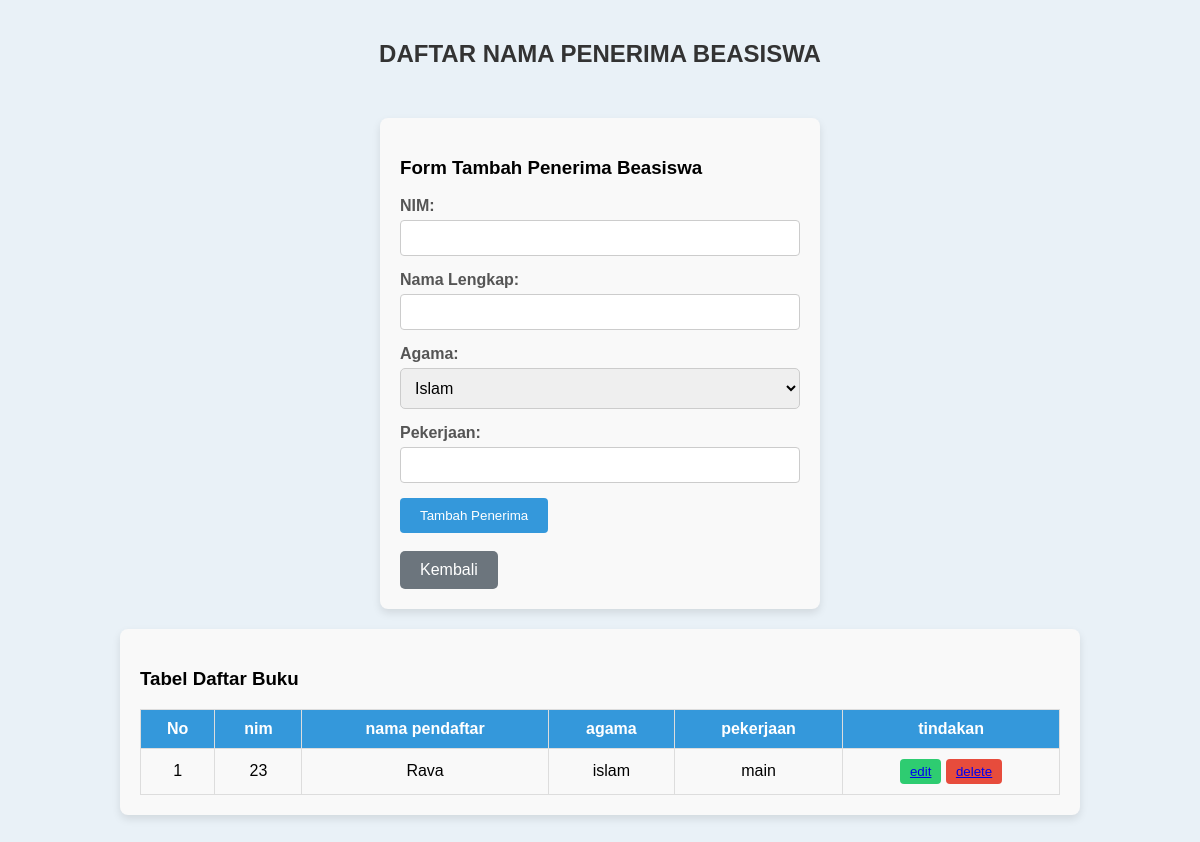
/tambah.php, run on an earlier commit of the app's database.
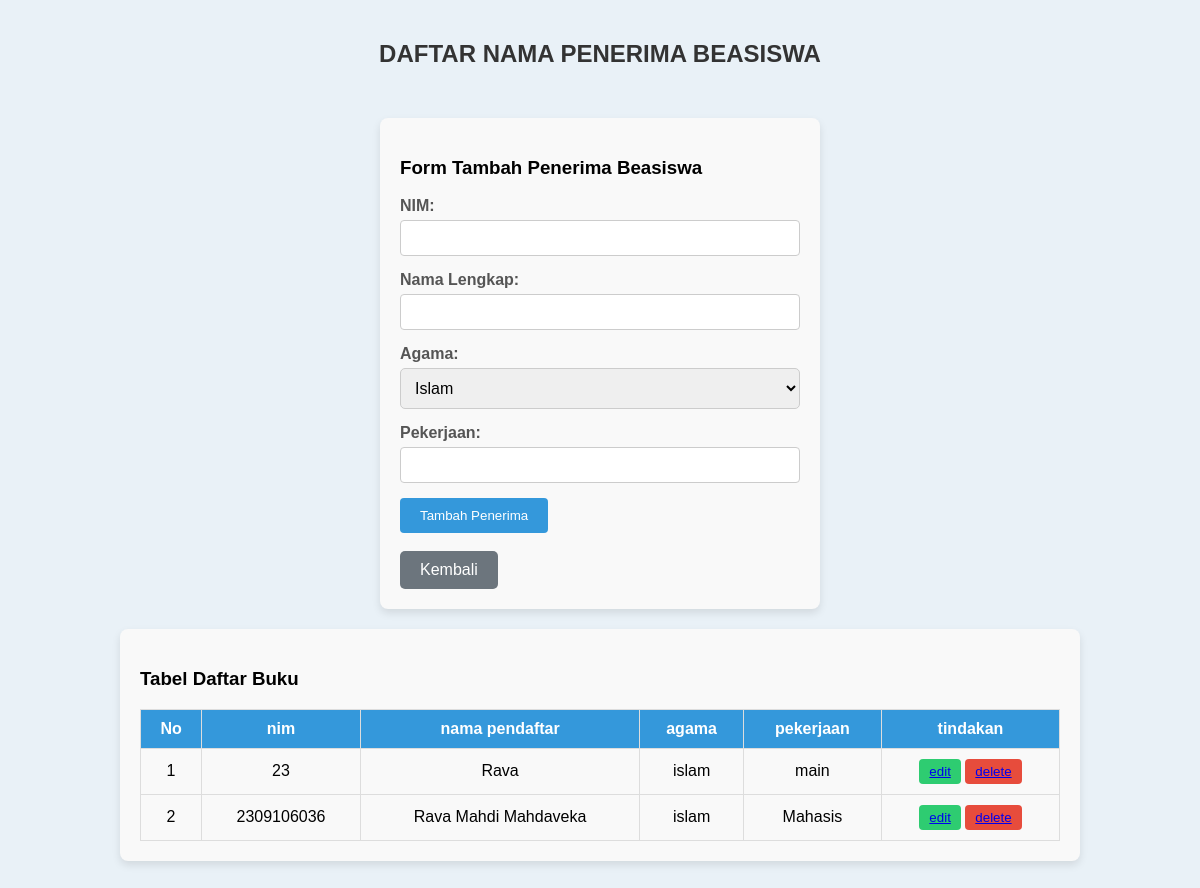
And on a later commit of the database.
### tables this page shows
CREATE TABLE `data_pendaftar` (
  `id` int NOT NULL,
  `nim` varchar(10) NOT NULL,
  `nama` text NOT NULL,
  `agama` varchar(50) NOT NULL,
  `pekerjaan` varchar(100) NOT NULL
);

### tambah.php (the view, shortened to what this page needs)
<?php
require 'koneksi.php';
$query = "SELECT * FROM data_pendaftar";
$apa = mysqli_query($koneksi, $query);
$daftar = [];
while($row = mysqli_fetch_assoc($apa)) {
  $daftar[] = $row;
}
?>
<!DOCTYPE html>
<html lang="id">
<head>
    <link rel="stylesheet" href="style/buat.css">
</head>
<body>
<div class="container">
        <h2>DAFTAR NAMA PENERIMA BEASISWA</h2>
        <div class="form-container">
            <h3>Form Tambah Penerima Beasiswa</h3>
            <form action="tambah.php" method="POST">
                <div class="form-group">
                    <label for="nim">NIM:</label>
                    <input type="text" id="nim" name="nim" required>
                </div>
                <div class="form-group">
                    <label for="nama">Nama Lengkap:</label>
                    <input type="text" id="nama" name="nama" required>
                </div>
                <div class="form-group">
                    <label for="agama">Agama:</label>
                    <select id="agama" name="agama" required>
                        <option value="islam">Islam</option>
                    </select>
                </div>
                <div class="form-group">
                    <label for="pekerjaan">Pekerjaan:</label>
                    <input type="text" id="pekerjaan" name="pekerjaan" required>
                </div>
                <input type="submit" value="Tambah Penerima" name="submit" class="button" >
            </form>
            <br>
            <a href="index.php" class="back-btn">Kembali</a>
        </div>
    </body>
<div class="table-container">
            <h3>Tabel Daftar Buku</h3>
            <table>
                <thead>
                    <tr>
                        <th>No</th>
                        <th>nim</th>
                        <th>nama pendaftar</th>
                        <th>agama</th>
                        <th>pekerjaan</th>
                        <th>tindakan</th>
                    </tr>
                </thead>
                <tbody>
                <?php $i = 1; foreach($daftar as $data) : ?>
                    <tr>
                        <td><?php echo $i; ?> </td>
                        <td><?php echo $data ['nim'];?></td>
                        <td><?php echo $data ['nama'];?></td>
                        <td><?php echo $data ['agama'];?></td>
                        <td><?php echo $data ['pekerjaan'];?></td>
                        <td class="action-buttons">
                        <button class="edit-btn"><a href="update.php?id=<?php echo $data['id'] ?>">edit</a></button>
                            <button class="delete-btn"><a href="delete.php?id=<?php echo $data['id'] ?>" onclick="return confirm('Yakin untuk menghapus data ini?')">delete</a></button>
                        </td>
                    </tr>
                    <?php $i++; endforeach ?>
                </tbody>
            </table>
        </div>
</body>
</html>

### style/buat.css (style rules this page uses)
body { font-family: Arial, sans-serif; background-color: #f4f4f4; margin: 0; padding: 0; }
.form-container { width: 400px; margin: 50px auto; padding: 20px; background-color: #ffffff; box-shadow: 0 0 10px rgba(0, 0, 0, 0.1); border-radius: 8px; }
h2 { text-align: center; color: #333; }
.form-group { margin-bottom: 15px; }
.form-group label { display: block; margin-bottom: 5px; color: #555; }
.form-group input, .form-group select { width: 100%; padding: 10px; border: 1px solid #ccc; border-radius: 5px; font-size: 16px; }
.back-btn { display: inline-block; padding: 10px 20px; background-color: #6c757d; color: white; border-radius: 5px; text-decoration: none; text-align: center; }
body { font-family: Arial, sans-serif; background-color: #e9f1f7; margin: 0; padding: 0; }
.container { width: 80%; margin: 0 auto; padding: 20px; }
h2 { text-align: center; }
.form-container, .table-container { background-color: #f9f9f9; padding: 20px; border-radius: 8px; box-shadow: 0 4px 8px rgba(0, 0, 0, 0.1); margin-bottom: 20px; }
label { display: block; margin-bottom: 5px; font-weight: bold; }
input[type="text"], input[type="number"], select { width: 100%; padding: 8px; box-sizing: border-box; border-radius: 4px; border: 1px solid #ccc; }
button { padding: 10px 20px; background-color: #3498db; color: #fff; border: none; border-radius: 4px; cursor: pointer; }
table { width: 100%; border-collapse: collapse; }
table, th, td { border: 1px solid #ddd; }
th, td { padding: 10px; text-align: center; }
th { background-color: #3498db; color: white; }
.action-buttons .edit-btn { background-color: #2ecc71; color: white; border: none; padding: 5px 10px; cursor: pointer; border-radius: 4px; }
.action-buttons .delete-btn { background-color: #e74c3c; color: white; border: none; padding: 5px 10px; cursor: pointer; border-radius: 4px; }

### tambah.php (style rules this page uses)
body { font-family: Arial, sans-serif; background-color: #e9f1f7; margin: 0; padding: 0; }
.container { width: 80%; margin: 0 auto; padding: 20px; }
h2 { text-align: center; }
.form-container, .table-container { background-color: #f9f9f9; padding: 20px; border-radius: 8px; box-shadow: 0 4px 8px rgba(0, 0, 0, 0.1); margin-bottom: 20px; }
.form-group { margin-bottom: 15px; }
label { display: block; margin-bottom: 5px; font-weight: bold; }
input[type="text"], input[type="number"], select { width: 100%; padding: 8px; box-sizing: border-box; border-radius: 4px; border: 1px solid #ccc; }
.button { padding: 10px 20px; background-color: #3498db; color: #fff; border: none; border-radius: 4px; cursor: pointer; }
table { width: 100%; border-collapse: collapse; }
table, th, td { border: 1px solid #ddd; }
th, td { padding: 10px; text-align: center; }
th { background-color: #3498db; color: white; }
.action-buttons .edit-btn { background-color: #2ecc71; color: white; border: none; padding: 5px 10px; cursor: pointer; border-radius: 4px; }
.action-buttons .delete-btn { background-color: #e74c3c; color: white; border: none; padding: 5px 10px; cursor: pointer; border-radius: 4px; }

What changed in the data, as far as the page shows it:
added data_pendaftar: nim "2309106036", nama "Rava Mahdi Mahdaveka", agama "islam", pekerjaan "Mahasis"
